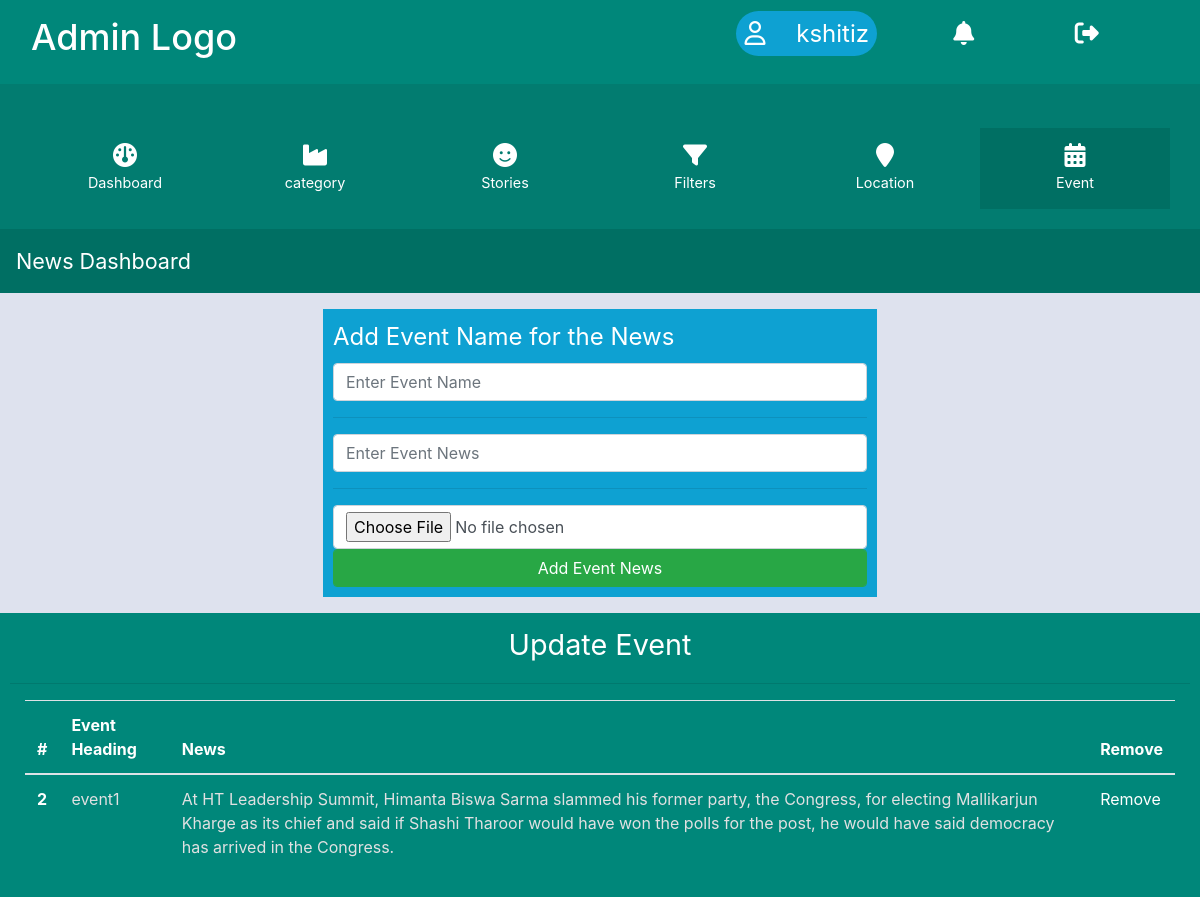
The app's page /admin/event.php with its own data.
### tables this page shows
CREATE TABLE `event` (
  `id` int(11) NOT NULL,
  `heading` varchar(4444) NOT NULL,
  `news` varchar(9999) NOT NULL,
  `photo` varchar(255) NOT NULL,
  `date` timestamp NOT NULL DEFAULT current_timestamp()
);

### admin/admin_class1.php (called while the page is built, shortened)
<?php
class class1
{
	public function get_event_data()
	{
		include'../db.php';
		$query="SELECT * FROM `event` ";
		$run= mysqli_query($connect,$query);
		$count= mysqli_num_rows($run);
		if($count>0)
		{
			while($data= mysqli_fetch_array($run))
			{
				$data2[]= $data;
			}
			return $data2;
		}
		else
		{
			return 0;
		}
	}
}
 ?>

### admin/event.php (the view, shortened to what this page needs)
<?php
include'header.php';
include'admin_class1.php';
$class1= new class1();
 $data= $class1->get_event_data();
?>
    <div style="background-color: #006f63;" class=" container-fluid text-left pageid p-3">
      <span>News Dashboard</span>
    </div>
    <section style="background-color: #dee2ee;" class="p-3">
      <div class="container-fluid">
       <div class="row">
         <div class="col-sm-3"></div>
         <div class="col-sm-6 col-12 ">
           <div style="background-color: #0ea1d2; padding: 10px;" class="form">
             <form method="post" action="backend.php" enctype="multipart/form-data">
               <label>Add Event Name for the News</label>
               <input type="text" class="form-control" placeholder="Enter Event Name" name="event_heading">
               <hr>
               <input type="text" class="form-control" placeholder="Enter Event News" name="news">
               <hr>
               <input type="file" class="form-control" name="image">
              <input type="submit" class="form-control btn btn-success" value="Add Event News" name="add_event_news">
             </form>
           </div>
         </div>
         <div class="col-sm-3"></div>
       </div>
      </div>
    </section>
    <section style="background-color: #00877a; padding: 10px;">
      <div class="container-fluid text-center label">
      <span>Update Event </span>
      </div>
      <hr>
      <div class="container-fluid">
      <table class="table">
  <thead>
    <tr>
      <th scope="col">#</th>
      <th scope="col">Event Heading</th>
       <th scope="col">News</th>
       <th scope="col">Remove</th>
    </tr>
  </thead>
  <tbody>
     <?php
    if($data==0)
    {
      ?>
         <tr>
      <th scope="row">0</th>
      <td>0</td>
      <td>0</td>
    </tr>
      <?php
    }
    else
    {
      foreach ($data as $key ) {
        ?>
        <tr>
      <th scope="row"><?php echo $key['id']; ?></th>
      <td><?php echo $key['heading']; ?></td>
       <td><?php echo $key['news']; ?></td>
        <td><a class="text-white" href="remove_event.php?id= <?php echo $key['id']; ?>">Remove</a></td>
    </tr>
        <?php
      }
    }
    ?>
  </tbody>
</table>
      </div>
    </section>
<?php
include'footer.php';
?>

### admin/style.css (style rules this page uses)
.label span { font-size: 2.4vw; color: white; }
.table th { color: white; }
.table td { color: #e1e1e2; }
.form label { font-size:2vw; color: white; }

### records on screen
event: id "2", heading "event1", news "At HT Leadership Summit, Himanta Biswa Sarma slammed his former party, the Congress, for electing Mallikarjun Kharge as its chief and said if Shashi Tharoor would have won the polls for the post, he would have said democracy has arrived in the Congress."
